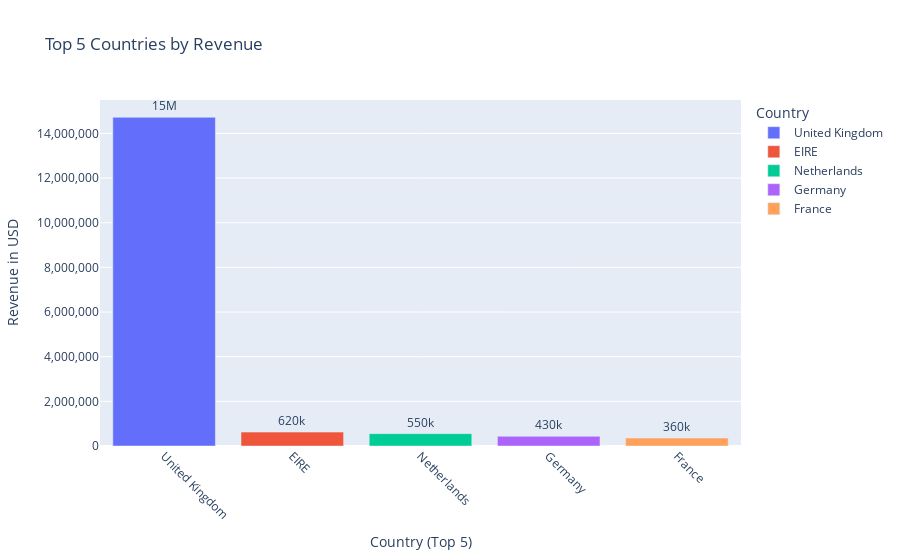

The notebook cell saved with this chart:
### Code cell
# Axis formatting

fig = px.bar(top_countries.head(5),
             x='Country', y='Revenue',
             text='Revenue',
             color='Country',
             title='Top 5 Countries by Revenue')

fig.update_layout(
    xaxis_title="Country (Top 5)",
    yaxis_title="Revenue in USD",
    xaxis_tickangle=45,
    yaxis_tickformat=",",  # adds commas to big numbers
)

fig.update_traces(texttemplate='%{text:.2s}', textposition='outside')
fig.show()

### Figure 1 — Plotly figure (JSON) as saved in the notebook; plotly's stock layout.template omitted (floating-point values rounded to 4 significant figures)
{"data": [{"alignmentgroup": "True", "hovertemplate": "Country=%{x}<br>Revenue=%{text}<extra></extra>", "legendgroup": "United Kingdom", "marker": {"color": "#636efa", "pattern": {"shape": ""}}, "name": "United Kingdom", "offsetgroup": "United Kingdom", "orientation": "v", "showlegend": true, "text": [14720000.0], "textposition": "outside", "texttemplate": "%{text:.2s}", "type": "bar", "x": ["United Kingdom"], "xaxis": "x", "y": [14720000.0], "yaxis": "y"}, {"alignmentgroup": "True", "hovertemplate": "Country=%{x}<br>Revenue=%{text}<extra></extra>", "legendgroup": "EIRE", "marker": {"color": "#EF553B", "pattern": {"shape": ""}}, "name": "EIRE", "offsetgroup": "EIRE", "orientation": "v", "showlegend": true, "text": [621600.0], "textposition": "outside", "texttemplate": "%{text:.2s}", "type": "bar", "x": ["EIRE"], "xaxis": "x", "y": [621600.0], "yaxis": "y"}, {"alignmentgroup": "True", "hovertemplate": "Country=%{x}<br>Revenue=%{text}<extra></extra>", "legendgroup": "Netherlands", "marker": {"color": "#00cc96", "pattern": {"shape": ""}}, "name": "Netherlands", "offsetgroup": "Netherlands", "orientation": "v", "showlegend": true, "text": [554200.0], "textposition": "outside", "texttemplate": "%{text:.2s}", "type": "bar", "x": ["Netherlands"], "xaxis": "x", "y": [554200.0], "yaxis": "y"}, {"alignmentgroup": "True", "hovertemplate": "Country=%{x}<br>Revenue=%{text}<extra></extra>", "legendgroup": "Germany", "marker": {"color": "#ab63fa", "pattern": {"shape": ""}}, "name": "Germany", "offsetgroup": "Germany", "orientation": "v", "showlegend": true, "text": [431300.0], "textposition": "outside", "texttemplate": "%{text:.2s}", "type": "bar", "x": ["Germany"], "xaxis": "x", "y": [431300.0], "yaxis": "y"}, {"alignmentgroup": "True", "hovertemplate": "Country=%{x}<br>Revenue=%{text}<extra></extra>", "legendgroup": "France", "marker": {"color": "#FFA15A", "pattern": {"shape": ""}}, "name": "France", "offsetgroup": "France", "orientation": "v", "showlegend": true, "text": [355300.0], "textposition": "outside", "texttemplate": "%{text:.2s}", "type": "bar", "x": ["France"], "xaxis": "x", "y": [355300.0], "yaxis": "y"}], "layout": {"barmode": "relative", "legend": {"title": {"text": "Country"}, "tracegroupgap": 0}, "title": {"text": "Top 5 Countries by Revenue"}, "xaxis": {"anchor": "y", "categoryarray": ["United Kingdom", "EIRE", "Netherlands", "Germany", "France"], "categoryorder": "array", "domain": [0, 1], "tickangle": 45, "title": {"text": "Country (Top 5)"}}, "yaxis": {"anchor": "x", "domain": [0, 1], "tickformat": ",", "title": {"text": "Revenue in USD"}}}}
